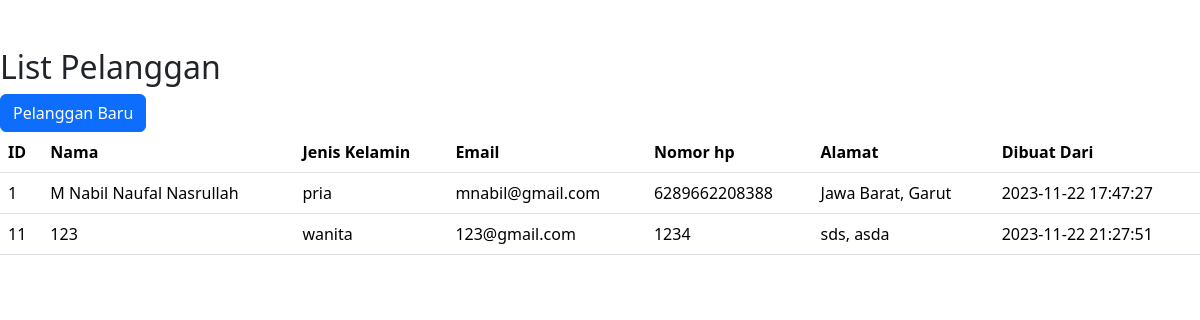
The page / on the database its author committed.
### tables this page shows
CREATE TABLE `pelanggan` (
  `id` int(11) NOT NULL,
  `nama` varchar(100) NOT NULL,
  `jenis_kelamin` enum('pria','wanita') NOT NULL,
  `email` varchar(200) NOT NULL,
  `no_hp` bigint(20) DEFAULT NULL,
  `alamat` varchar(200) DEFAULT NULL,
  `dibuat_dari` datetime NOT NULL DEFAULT current_timestamp()
);

### index.php (the view, shortened to what this page needs)
<!DOCTYPE html>
<html lang="en">
<head>
<link rel="stylesheet" href="https://cdn.jsdelivr.net/npm/bootstrap@5.3.2/dist/css/bootstrap.min.css">
</head>
<body>
        <h2>List Pelanggan</h2>
        <a class="btn btn-primary" href="\uts\create.php" role="button">Pelanggan Baru</a>
        <br>
        <table class="table">
            <thead>
                <tr>
                    <th>ID</th>
                    <th>Nama</th>
                    <th>Jenis Kelamin</th>
                    <th>Email</th>
                    <th>Nomor hp</th>
                    <th>Alamat</th>
                    <th>Dibuat Dari</th>
                </tr>
            </thead>
            <tbody>
                <?php
                $servername = "localhost";
                $username = "root";
                $password = "";
                $database = "uts";
                $connection = new mysqli($servername, $username, $password, $database);
                $sql = "SELECT * FROM pelanggan";
                $result = $connection->query($sql);
                while($row = $result->fetch_assoc()) {
                    echo "
                    <tr>
                        <td>$row[id]</td>
                        <td>$row[nama]</td>
                        <td>$row[jenis_kelamin]</td>
                        <td>$row[email]</td>
                        <td>$row[no_hp]</td>
                        <td>$row[alamat]</td>
                        <td>$row[dibuat_dari]</td>
                    </tr>
                    ";
                }
                ?>
            </tbody>
        </table>
</body>
</html>

### rows shown on the page
pelanggan: id "1", nama "M Nabil Naufal Nasrullah", jenis_kelamin "pria", email "mnabil@gmail.com", no_hp "6289662208388", alamat "Jawa Barat, Garut", dibuat_dari "2023-11-22 17:47:27"
pelanggan: id "11", nama "123", jenis_kelamin "wanita", email "123@gmail.com", no_hp "1234", alamat "sds, asda", dibuat_dari "2023-11-22 21:27:51"
